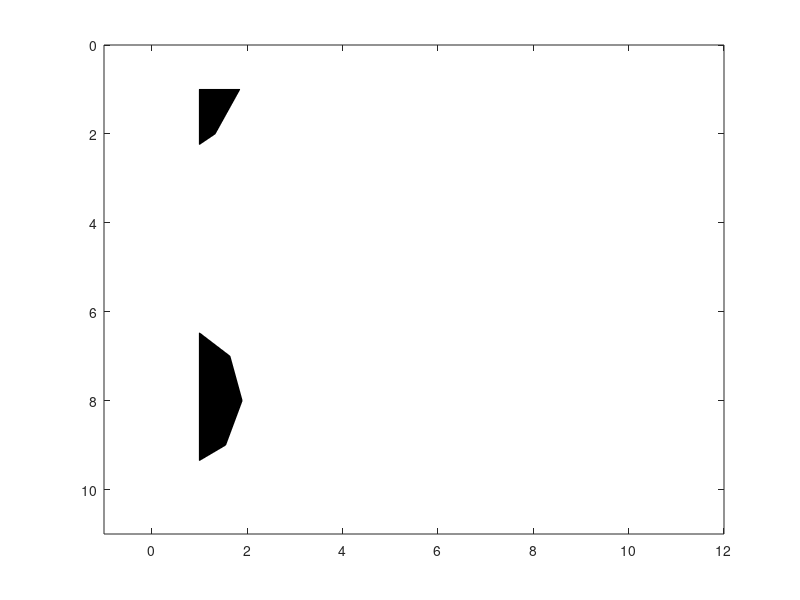

MATLAB code to generate this figure: (Note: this script raises an error after producing the figure.)
function wigb(a,scal,x,z,amx)
%WIGB: Plot seismic data using wiggles.
%
%  WIGB(a,scal,x,z,amx) 
%
%  IN  a:     seismic data (a matrix, traces are columns)
%      scale: multiple data by scal
%      x:     horizontal axis (often offset)
%      z:     vertical axis (often time)
%
%  Note
%
%    If only 'a' is enter, 'scal,x,z,amn,amx' are set automatically; 
%    otherwise, 'scal' is a scalar; 'x, z' are vectors for annotation in 
%    offset and time, amx are the amplitude range.
%
%
%  Author(s): Xingong Li (Intseis, Integrated Seismic Solutions)
%  Copyright 1998-2003 Xingong 
%  Revision: 1.2  Date: Dec/2002 
%  

 if nargin == 0, nx=10;nz=10; a = rand(nz,nx)-0.5; end;

 [nz,nx]=size(a);

 trmx= max(abs(a));
 if (nargin <= 4); amx=mean(trmx);  end;
 if (nargin <= 2); x=[1:nx]; z=[1:nz];  end;
 if (nargin <= 1); scal =1; end;

 if nx <=1; disp(' ERR:PlotWig: nx has to be more than 1');return;end;

 % take the average as dx

	dx1 = abs(x(2:nx)-x(1:nx-1));
 	dx = median(dx1);


 dz=z(2)-z(1);
 xmx=max(max(a)); xmn=min(min(a)); 

 if scal == 0; scal=1; end;
 a = a * dx /amx; 
 a = a * scal;

 fprintf(' PlotWig: data range [%f, %f], plotted max %f \n',xmn,xmx,amx);
 
% set display range 

 x1=min(x)-2.0*dx; x2=max(x)+2.0*dx;
 z1=min(z)-dz; z2=max(z)+dz;
 
 set(gca,'NextPlot','add','Box','on', ...
  'XLim', [x1 x2], ...
  'YDir','reverse', ...
  'YLim',[z1 z2]);

 

	fillcolor = [0 0 0];
	linecolor = [0 0 0];
	linewidth = 1.;

	z=z'; 	% input as row vector
	zstart=z(1);
	zend  =z(nz);

for i=1:nx,
   
  if trmx(i) ~= 0;    % skip the zero traces
	tr=a(:,i); 	% --- one scale for all section
  	s = sign(tr) ;
  	i1= find( s(1:nz-1) ~= s(2:nz) );	% zero crossing points
	npos = length(i1);


	%12/7/97 
	zadd = i1 + tr(i1) ./ (tr(i1) - tr(i1+1)); %locations with 0 amplitudes
	aadd = zeros(size(zadd));

	[zpos,vpos] = find(tr >0);
	[zz,iz] = sort([zpos; zadd]); 	% indices of zero point plus positives
	aa = [tr(zpos); aadd];
	aa = aa(iz);

	% be careful at the ends
		if tr(1)>0, 	a0=0; z0=1.00;
		else, 		a0=0; z0=zadd(1);
		end;
		if tr(nz)>0, 	a1=0; z1=nz; 
		else, 		a1=0; z1=max(zadd);
		end;
			
	zz = [z0; zz; z1; z0];
 	aa = [a0; aa; a1; a0];
		
	zzz = zstart + zz*dz -dz;

patch( aa+x(i) , zzz,  fillcolor);

	line( 'Color',[1 1 1],'EraseMode','background',  ...
         'Xdata', x(i)+[0 0], 'Ydata',[zstart zend]); % remove zero line

%'LineWidth',linewidth, ...
%12/7/97 'Xdata', x(i)+[0 0], 'Ydata',[z0 z1]*dz);	% remove zero line

	line( 'Color',linecolor,'EraseMode','background',  ...
	 'LineWidth',linewidth, ...
	 'Xdata', tr+x(i), 'Ydata',z);	% negatives line

   else % zeros trace
line( 'Color',linecolor,'EraseMode','background',  ...
	 'LineWidth',linewidth, ...
         'Xdata', [x(i) x(i)], 'Ydata',[zstart zend]);
   end;
end;
